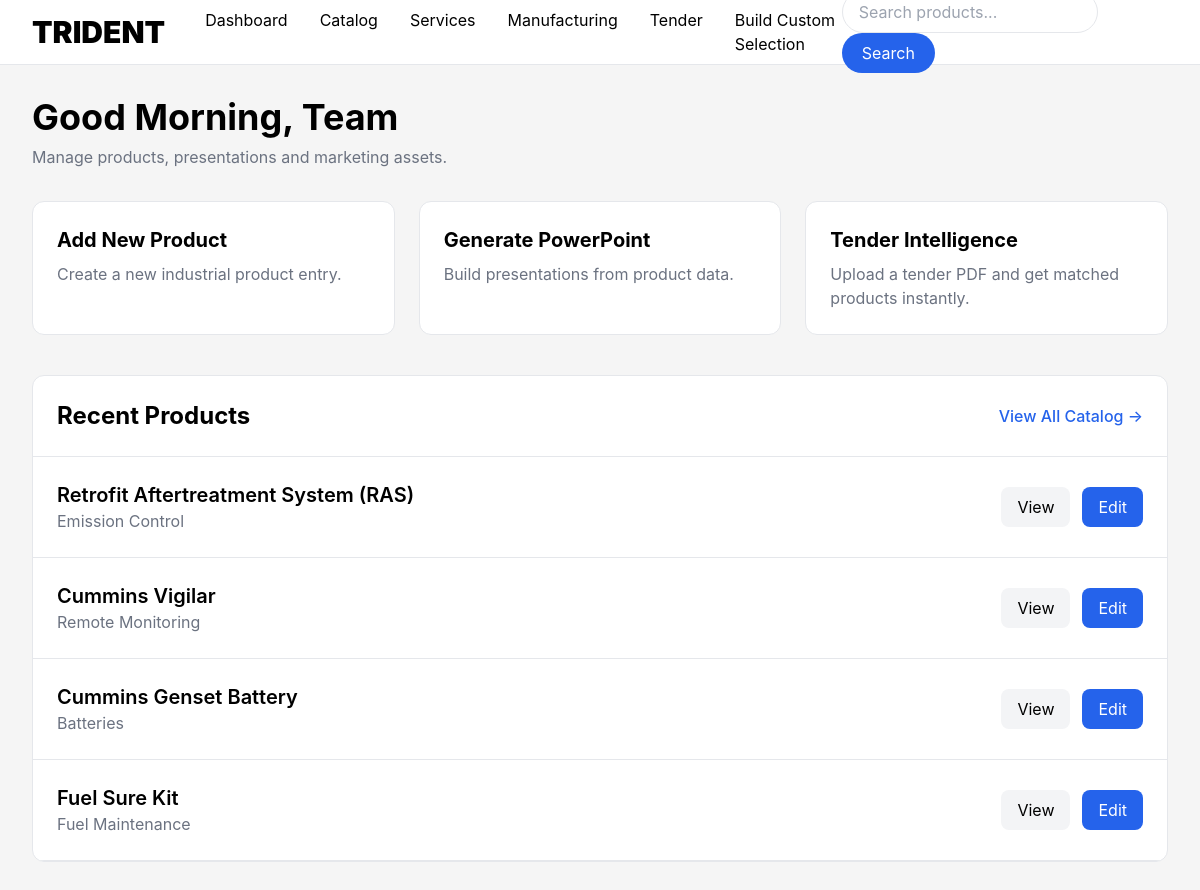
The app's page /, older data.
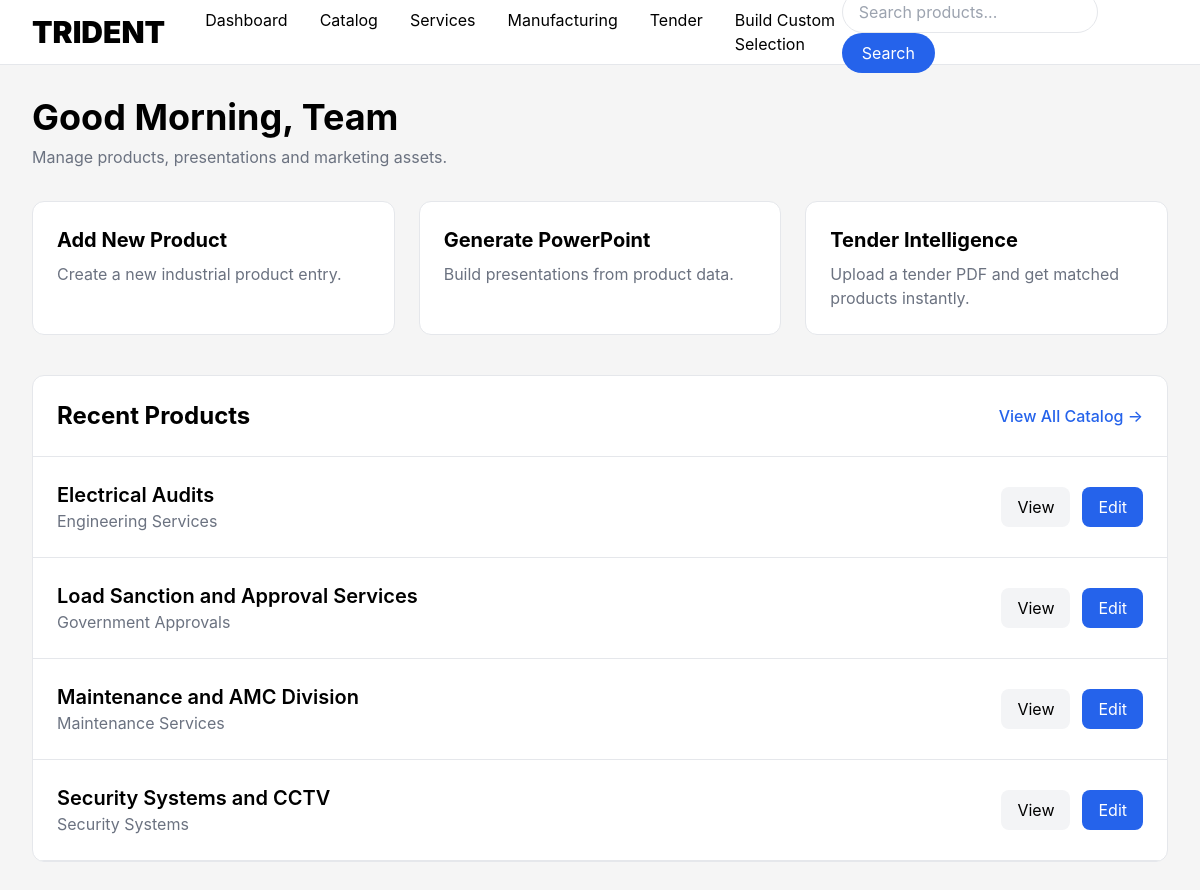
The same page, newer data.
### app.py (models this page shows)
class Product(db.Model):
    id = db.Column(db.Integer, primary_key=True)
    name = db.Column(db.String(100), nullable=False)
    category = db.Column(db.String(100))
    description = db.Column(db.Text)
    features = db.Column(db.Text)
    applications = db.Column(db.Text)
    image_path = db.Column(db.String(255))

### app.py (the view)
@app.route("/")
def home():
    recent_products = Product.query.order_by(Product.id.desc()).limit(4).all()
    return render_template("home.html", products=recent_products)

### templates/home.html (shortened to what this page needs)
<!DOCTYPE html>
<html lang="en">
<head>
    <script src="https://cdn.tailwindcss.com"></script>
</head>
<body>
    {% include 'navbar.html' %}
    <main class="max-w-7xl mx-auto px-8 py-8">
        <div class="mb-8">
            <h1 class="text-4xl font-bold">
                Good Morning, Team
            </h1>
            <p class="text-gray-500 mt-2">
                Manage products, presentations and marketing assets.
            </p>
        </div>
        <div class="grid md:grid-cols-3 gap-6 mb-10">
            <a href="/add-product" class="bg-white rounded-xl p-6 border hover:shadow-lg transition">
                <h2 class="text-xl font-bold mb-2">
                    Add New Product
                </h2>
                <p class="text-gray-500">
                    Create a new industrial product entry.
                </p>
            </a>
            <div class="bg-white rounded-xl p-6 border hover:shadow-lg transition">
                <h2 class="text-xl font-bold mb-2">
                    Generate PowerPoint
                </h2>
                <p class="text-gray-500">
                    Build presentations from product data.
                </p>
            </div>
            <a href="/tender" class="bg-white rounded-xl p-6 border hover:shadow-lg transition">
                <h2 class="text-xl font-bold mb-2">
                    Tender Intelligence
                </h2>
                <p class="text-gray-500">
                    Upload a tender PDF and get matched products instantly.
                </p>
            </a>
        </div>
        <div class="bg-white rounded-xl border overflow-hidden">
            <div class="flex justify-between items-center p-6 border-b">
                <h2 class="text-2xl font-bold">
                    Recent Products
                </h2>
                <a href="/products" class="text-blue-600 font-medium">
                    View All Catalog →
                </a>
            </div>
            {% for product in products %}
            <div class="flex justify-between items-center p-6 border-b hover:bg-gray-50">
                <div class="flex items-center gap-5">
                    <div>
                        <h3 class="text-xl font-semibold">
                            {{ product.name }}
                        </h3>
                        <p class="text-gray-500">
                            {{ product.category }}
                        </p>
                    </div>
                </div>
                <div class="flex gap-3">
                    <a href="/product/{{ product.id }}" class="bg-gray-100 px-4 py-2 rounded-lg">
                        View
                    </a>
                    <a href="/edit-product/{{ product.id }}" class="bg-blue-600 text-white px-4 py-2 rounded-lg">
                        Edit
                    </a>
                </div>
            </div>
            {% endfor %}
        </div>
    </main>
</body>
</html>

Row changes from the older to the newer data that the page shows:
removed Product: name "Retrofit Aftertreatment System (RAS)", category "Emission Control"
no longer on this page (row edited): Product: name "Cummins Vigilar", category "Remote Monitoring"
no longer on this page (row edited): Product: name "Cummins Genset Battery", category "Batteries"
no longer on this page (row edited): Product: name "Fuel Sure Kit", category "Fuel Maintenance"
added Product: name "Electrical Audits", category "Engineering Services"
added Product: name "Load Sanction and Approval Services", category "Government Approvals"
added Product: name "Maintenance and AMC Division", category "Maintenance Services"
added Product: name "Security Systems and CCTV", category "Security Systems"
